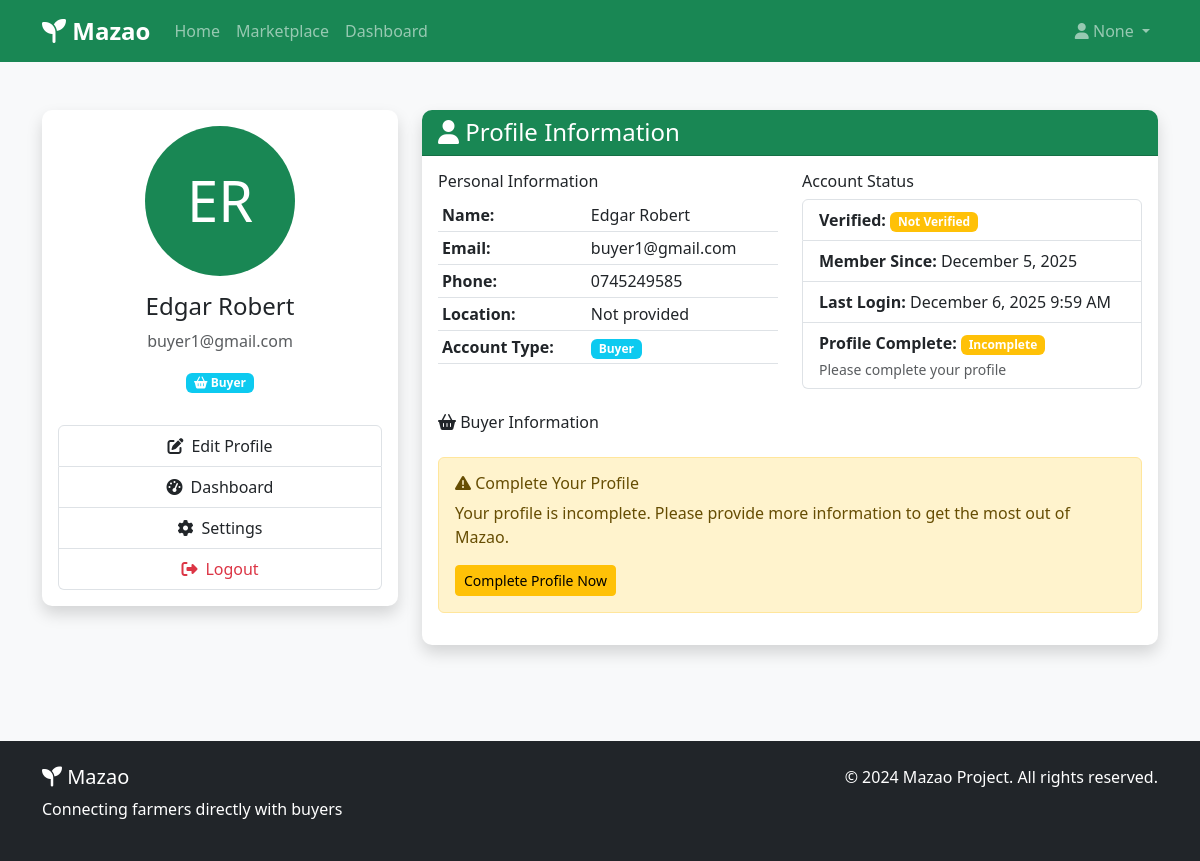
/users/profile/ (signed in), run on an earlier commit of the app's database.
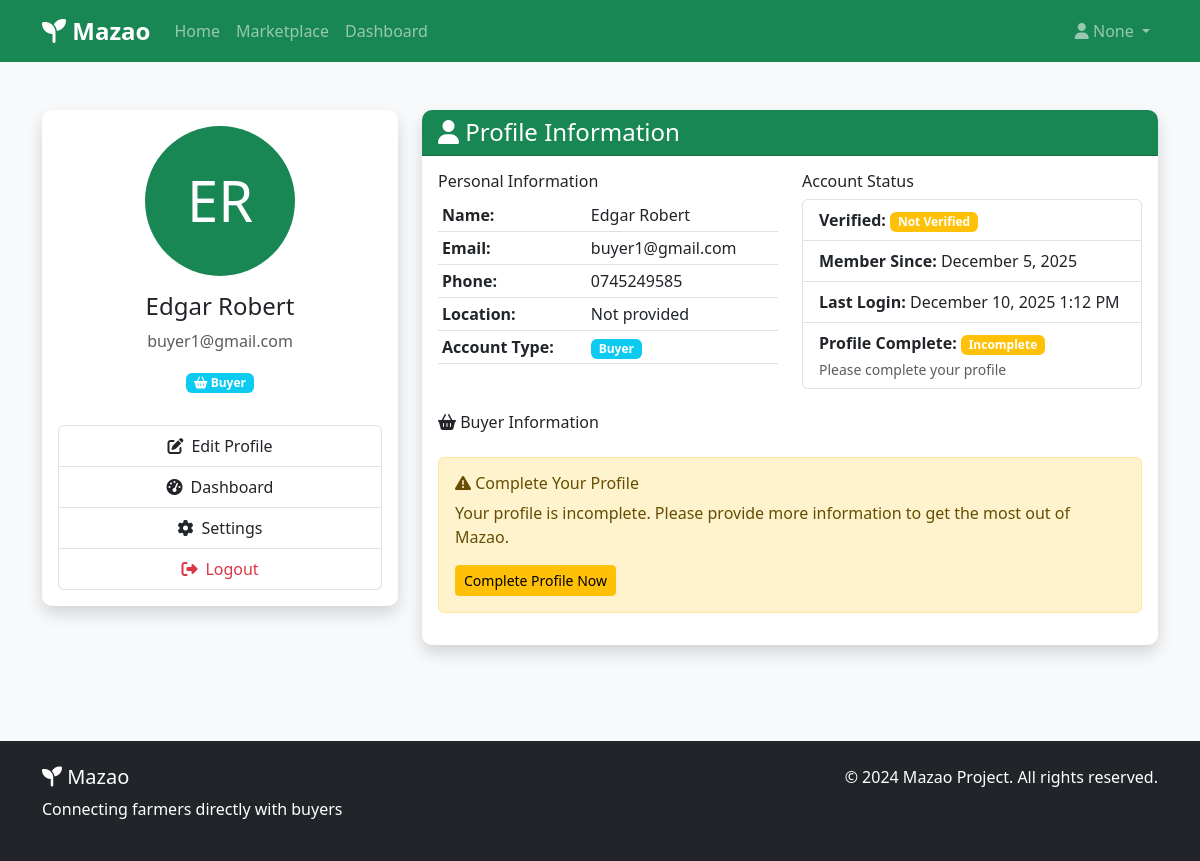
And on a later commit of the database.
### users/models.py (models this page shows, shortened)
class CustomUser(AbstractUser):
    username = None
    email = models.EmailField(_('email address'), unique=True)
    phone_regex = RegexValidator(
        regex=r'^\+?1?\d{9,15}$',
        message="Phone number must be entered in the format: '+254712345678'. Up to 15 digits allowed."
    )
    phone_number = models.CharField(
        validators=[phone_regex],
        max_length=17,
        blank=True,
        null=True
    )
    user_type = models.CharField(
        max_length=10,
        choices=UserType.choices,
        default=UserType.BUYER
    )
    location = models.CharField(max_length=255, blank=True, null=True)
    county = models.CharField(max_length=100, blank=True, null=True)
    is_verified = models.BooleanField(default=False)
    USERNAME_FIELD = 'email'
    REQUIRED_FIELDS = []
    objects = CustomUserManager()
    class Meta:
        verbose_name = _('user')
        verbose_name_plural = _('users')
    @property
    def is_farmer(self):
        return self.user_type == UserType.FARMER
    @property
    def is_buyer(self):
        return self.user_type == UserType.BUYER
    def get_full_name(self):
        return f"{self.first_name} {self.last_name}".strip() or self.email

### users/views.py (the view)
# urls.py: path('profile/', views.profile_view, name='profile'),
@login_required
def profile_view(request):
    profile = get_object_or_404(Profile, user=request.user)
    context = {
        'profile': profile,
        'user': request.user,
    }
    return render(request, 'users/profile.html', context)

### users/models.py (called while the page is built)
    @property
    def is_complete(self):
        if self.user.is_farmer:
            return all([self.farm_name, self.farm_location, self.crops_grown])
        elif self.user.is_buyer:
            return bool(self.delivery_address)
        return True

### users/templates/users/profile.html (shortened to what the changed rows need)
{% extends 'base.html' %}
{% block content %}
<div class="container py-5">
    <div class="row">
        <div class="col-md-4 mb-4">
            <div class="card shadow">
                <div class="card-body text-center">
                    {% if profile.profile_picture %}
                    <img src="{{ profile.profile_picture.url }}"
                         class="rounded-circle mb-3"
                         alt="Profile Picture"
                         style="width: 150px; height: 150px; object-fit: cover;">
                    {% else %}
                    <div class="rounded-circle bg-success d-inline-flex align-items-center justify-content-center mb-3"
                         style="width: 150px; height: 150px;">
                        <span class="display-4 text-white">{{ user.first_name|first|upper }}{{ user.last_name|first|upper }}</span>
                    </div>
                    {% endif %}
                    <h4>{{ user.get_full_name }}</h4>
                    <p class="text-muted">{{ user.email }}</p>
                    <span class="badge bg-{% if user.is_farmer %}warning{% else %}info{% endif %} mb-3">
                        <i class="fas {% if user.is_farmer %}fa-tractor{% else %}fa-shopping-basket{% endif %}"></i>
                        {{ user.get_user_type_display }}
                    </span>
                    <div class="list-group mt-3">
                        <a href="{% url 'profile_update' %}" class="list-group-item list-group-item-action">
                        </a>
                        <a href="{% url 'dashboard' %}" class="list-group-item list-group-item-action">
                        </a>
                        <a href="#" class="list-group-item list-group-item-action">
                        </a>
                        <a href="{% url 'logout' %}" class="list-group-item list-group-item-action text-danger">
                        </a>
                    </div>
                </div>
            </div>
        </div>
        <div class="col-md-8">
            <div class="card shadow">
                <div class="card-body">
                    <div class="row mb-4">
                        <div class="col-md-6">
                            <table class="table table-sm">
                                <tr>
                                    <th>Name:</th>
                                    <td>{{ user.get_full_name }}</td>
                                </tr>
                                <tr>
                                    <th>Email:</th>
                                    <td>{{ user.email }}</td>
                                </tr>
                                <tr>
                                    <th>Phone:</th>
                                    <td>{{ user.phone_number|default:"Not provided" }}</td>
                                </tr>
                                <tr>
                                    <th>Location:</th>
                                    <td>{{ user.location|default:"Not provided" }}</td>
                                </tr>
                                <tr>
                                    <th>Account Type:</th>
                                    <td>
                                        <span class="badge bg-{% if user.is_farmer %}warning{% else %}info{% endif %}">
                                            {{ user.get_user_type_display }}
                                        </span>
                                    </td>
                                </tr>
                            </table>
                        </div>
                        <div class="col-md-6">
                            <div class="list-group">
                                <div class="list-group-item">
                                    <strong>Verified:</strong>
                                    {% if user.is_verified %}
                                    <span class="badge bg-success">Verified</span>
                                    {% else %}
                                    <span class="badge bg-warning">Not Verified</span>
                                    {% endif %}
                                </div>
                                <div class="list-group-item">
                                    <strong>Member Since:</strong>
                                    {{ user.date_joined|date:"F j, Y" }}
                                </div>
                                <div class="list-group-item">
                                    <strong>Last Login:</strong>
                                    {{ user.last_login|date:"F j, Y g:i A"|default:"Never" }}
                                </div>
                                <div class="list-group-item">
                                    <strong>Profile Complete:</strong>
                                    {% if profile.is_complete %}
                                    <span class="badge bg-success">Complete</span>
                                    {% else %}
                                    <span class="badge bg-warning">Incomplete</span>
                                    <small class="d-block text-muted mt-1">Please complete your profile</small>
                                    {% endif %}
                                </div>
                            </div>
                        </div>
                    </div>
                </div>
            </div>
        </div>
    </div>
</div>
{% endblock %}

### templates/base.html (shortened to what this page needs)
<!DOCTYPE html>
<html lang="en">
<head>
    <link href="https://cdn.jsdelivr.net/npm/bootstrap@5.3.0/dist/css/bootstrap.min.css" rel="stylesheet">
    <link rel="stylesheet" href="https://cdnjs.cloudflare.com/ajax/libs/font-awesome/6.4.0/css/all.min.css">
    <link href="/static/css/style.css" rel="stylesheet">
</head>
<body>
    <nav class="navbar navbar-expand-lg navbar-dark bg-success">
        <div class="container">
            <a class="navbar-brand" href="{% url 'home' %}">
                <i class="fas fa-seedling"></i> Mazao
            </a>
            <div class="collapse navbar-collapse" id="navbarNav">
                <ul class="navbar-nav me-auto">
                    <li class="nav-item">
                        <a class="nav-link" href="{% url 'home' %}">Home</a>
                    </li>
                    <li class="nav-item">
                        <a class="nav-link" href="/products/">Marketplace</a>
                    </li>
                    {% if user.is_authenticated %}
                        <li class="nav-item">
                            <a class="nav-link" href="{% url 'dashboard' %}">Dashboard</a>
                        </li>
                    {% endif %}
                </ul>
                <ul class="navbar-nav">
                    {% if user.is_authenticated %}
                        <li class="nav-item dropdown">
                            <a class="nav-link dropdown-toggle" href="#" role="button" data-bs-toggle="dropdown">
                                <i class="fas fa-user"></i> {{ user.username }}
                            </a>
                        </li>
                    {% endif %}
                </ul>
            </div>
        </div>
    </nav>
    <main>
        {% block content %}{% endblock %}
    </main>
    <footer class="bg-dark text-white mt-5 py-4">
        <div class="container">
            <div class="row">
                <div class="col-md-6">
                    <h5><i class="fas fa-seedling"></i> Mazao</h5>
                    <p>Connecting farmers directly with buyers</p>
                </div>
                <div class="col-md-6 text-end">
                    <p>&copy; 2024 Mazao Project. All rights reserved.</p>
                </div>
            </div>
        </div>
    </footer>
</body>
</html>

What changed in the data, as far as the page shows it:
changed CustomUser "Edgar Robert": last_login "December 6, 2025 9:59 AM" → "December 10, 2025 1:12 PM"
